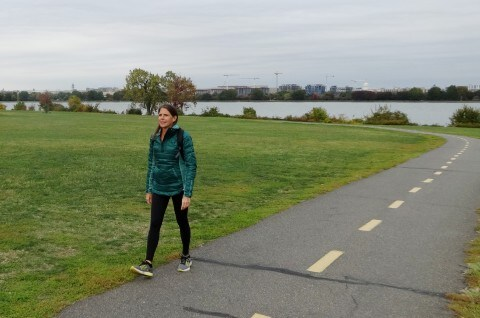
#> input picture images/sample.jpg, 480 x 318 px
$ python DoG_vs_LoG.py
#> lines starting #> are read from the running program, lines starting #| are printed output that depends on the picture; after the words box and inside, x2 and y2 are one past the last pixel; in counts of white or black regions, pixels touching at a corner belong together
import matplotlib.pyplot as plt
from math import sqrt
from skimage import io
from skimage.color import rgb2gray
from skimage.filters import gaussian
from skimage.filters import laplace
from skimage.filters import difference_of_gaussians
from skimage.filters import threshold_otsu

#image = io.imread("images/synimg.jpg")
image = io.imread("images/sample.jpg")
#> image is the input picture: shape (318, 480, 3); mean R, G, B 133.8, 140.1, 118.2
image_gray = rgb2gray(image)
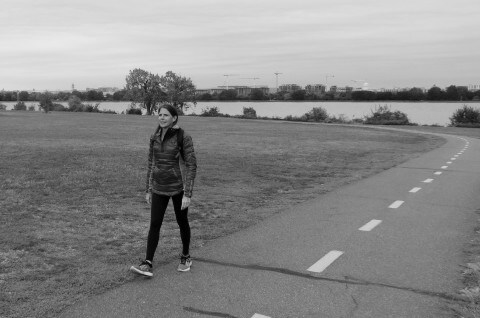
#> image_gray: shape (318, 480) float64; min 0, max 0.92, mean 0.538

fig, axes = plt.subplots(3, 5, figsize=(16, 9))
fig.suptitle('Increase in value of Sigma(σ) --------->')

sigma = 1
#LoG
#gaussian filter with sigma value as second arguement
img_g = gaussian(image_gray, sigma)
#laplacian
img_log = laplace(img_g, ksize=3, mask=None)
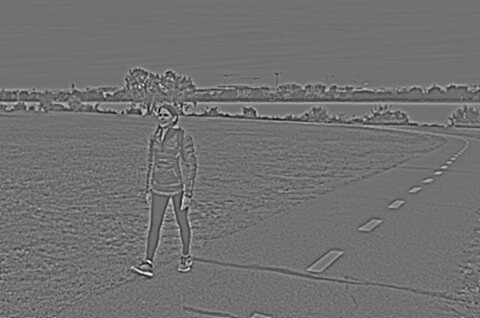
#> img_log: shape (318, 480) float64; min -0.173, max 0.217, mean -2.62e-20; drawn with min black and max white

#DoG
sigma2 = sigma * sqrt(2)
img_dog = difference_of_gaussians(image_gray, sigma, sigma2)

axes[0, 0].imshow(image)
axes[0, 0].set_title('Image')
axes[1, 0].imshow(img_log)
axes[1, 0].set_title('LoG, σ = 1')
axes[2, 0].imshow(img_dog)
axes[2, 0].set_title('DoG, σ1 = 1, σ2 = √2')

sigma = 0.1
y= 1
#threshold part: edge detection
while sigma < 1.7:
    img_g = gaussian(image_gray, sigma)
    # laplacian
    img_log = laplace(img_g, ksize=3, mask=None)
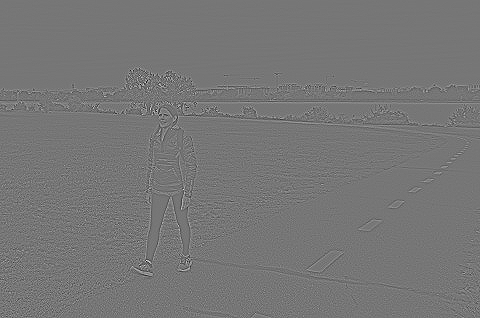
#> img_log: shape (318, 480) float64; min -1.15, max 1.32, mean -4.1e-19; drawn with min black and max white
    # DoG
    sigma2 = sigma * sqrt(2)
    img_dog = difference_of_gaussians(image_gray, sigma, sigma2)

    thresh1 = threshold_otsu(img_log)
#> thresh1 = -0.0638
    img_log_ed = img_log > thresh1
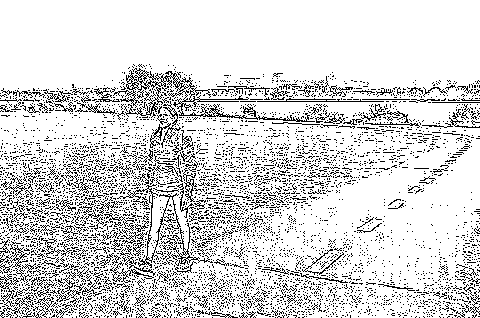
#> img_log_ed: shape (318, 480) bool; 84.4% white; black in thin lines or dots, all inside (x1, y1, x2, y2) = (0, 64, 480, 318)
    thresh2 = threshold_otsu(img_dog)
#> thresh2 = -8.86e-13
    img_dog_ed = img_dog > thresh2

    axes[0, y].imshow(img_g)
    axes[0, y].set_title('Gaussian, σ = ' + str(sigma))
    axes[1, y].imshow(img_log_ed, cmap=plt.cm.gray)
    axes[1, y].set_title('LoG edge detection')
    axes[2, y].imshow(img_dog_ed, cmap=plt.cm.gray)
    axes[2, y].set_title('DoG edge detection')

    sigma = sigma + 0.5
    y = y + 1


plt.show()
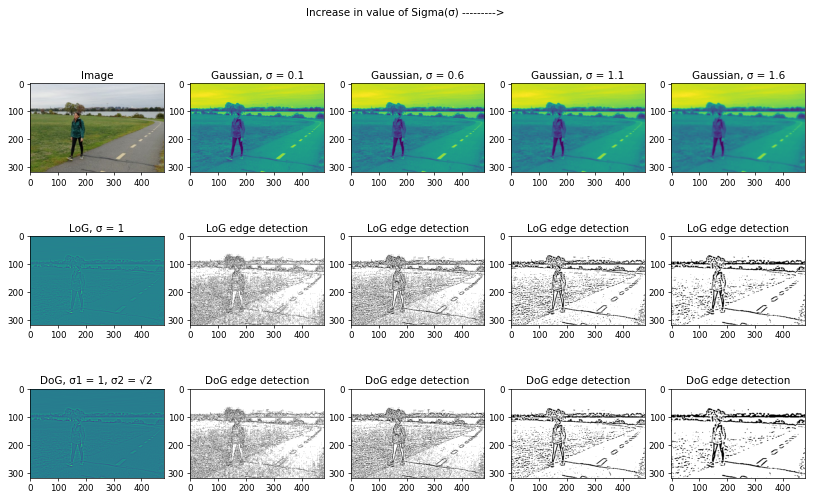
#> figure drawn by matplotlib, 15 panels
